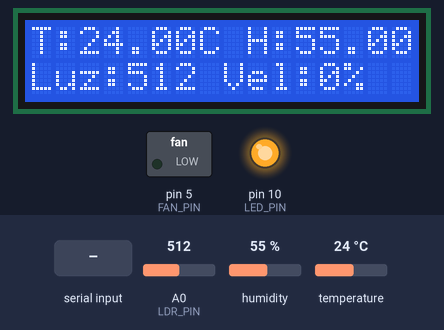
This sketch was run on a simulated Arduino Uno, built with avr-gcc and run on an emulated ATmega328P. On the bench: 16×2 character LCD, switched loads named in the sketch (green lamp = pin HIGH), output pins drawn as LEDs (lit = HIGH). The inputs (shaded band) are chosen by the test bench; at power-on: A0 (LDR_PIN) = 512, humidity 55 %, temperature 24 °C. What the sketch prints to the serial monitor is not drawn.

Above: at 3.2 s.
3.3 s: "SET TEMP\n" received over Serial
At 4.5 s:
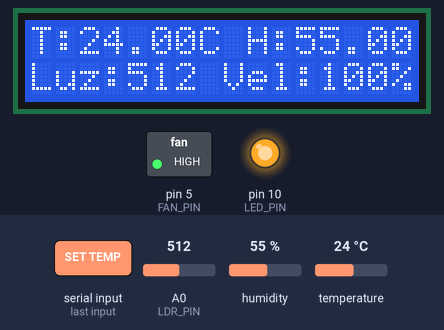
9.4 s: "SYSTEM OFF\n" received over Serial
At 10.1 s:
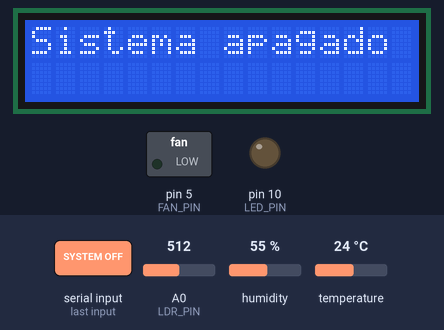
15.5 s: "SET TEMP\n" received over Serial
21.6 s: "SET HUM\n" received over Serial
33.8 s: "90,45\n" received over Serial
39.9 s: "30,150\n" received over Serial
Timing chart, 0 to 42.9 s (numbered marks = the images above; inputs shaded):
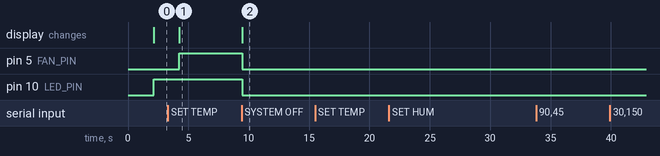

The sketch:

Estacion_Meteorologica.ino
```cpp
#include <Wire.h>
#include <LiquidCrystal_I2C.h>
#include <DHT.h>

// Configuración del LCD con I2C (Dirección del LCD, columnas, filas)
LiquidCrystal_I2C lcd(0x27, 16, 2);

// Definiciones para el sensor DHT11
#define DHTPIN 2  // Pin de datos del DHT11
#define DHTTYPE DHT11
DHT dht(DHTPIN, DHTTYPE);

// Definiciones para el LDR
#define LDR_PIN A0 // Pin analógico donde está conectado el LDR

// Definiciones para el ventilador y LED
#define FAN_PIN 5  // Pin PWM para el ventilador
#define LED_PIN 10   // Pin para el LED indicador

// Umbrales de temperatura y humedad
float tempThreshold = 25.0;  // Umbral de temperatura en °C
float humThreshold = 60.0;   // Umbral de humedad en %

bool systemOn = true;  // Estado del sistema

void setup() {

  // Inicializar comunicación serial
  Serial.begin(9600);

  // Inicializar el LCD
  lcd.init();
  lcd.backlight();

  // Inicializar el DHT11
  dht.begin();

  // Configurar pines
  pinMode(LDR_PIN, INPUT);
  pinMode(FAN_PIN, OUTPUT);
  pinMode(LED_PIN, OUTPUT);

  // Mensaje inicial en el LCD
  lcd.setCursor(0, 0);
  lcd.print("Estacion Meteo");
  lcd.setCursor(0, 1);
  lcd.print("Iniciando...");
  delay(2000);
}

void loop() {
  if (systemOn) {
    // Leer datos del DHT11
    float temperature = dht.readTemperature();
    float humidity = dht.readHumidity();

    // Verificar si la lectura es válida
    if (isnan(temperature) || isnan(humidity)) {
      lcd.clear();
      lcd.setCursor(0, 0);
      lcd.print("Error sensor DHT");
      Serial.println("Error: No se puede leer el sensor DHT11.");
    } else {
      // Leer el valor del LDR (luminosidad)
      int lightLevel = analogRead(LDR_PIN);

      // Convertir temperatura y humedad a cadenas con dos decimales
      char tempBuffer[7];  // Para almacenar "XX.XX"
      char humBuffer[7];   // Para almacenar "XX.XX"
      dtostrf(temperature, 5, 2, tempBuffer);  // Formato de 5 caracteres en total, 2 decimales
      dtostrf(humidity, 5, 2, humBuffer);      // Formato de 5 caracteres en total, 2 decimales

      // Mostrar temperatura y humedad en la primera línea con formato XX.XX
      lcd.clear();
      lcd.setCursor(0, 0);
      lcd.print("T:");
      lcd.print(tempBuffer);
      lcd.print("C H:");
      lcd.print(humBuffer);
      lcd.print("%");

      // Ajuste proporcional de la velocidad del ventilador
      int fanSpeed = 0;  // Velocidad del ventilador (0 - 255)

      // Comprobar si la temperatura o humedad superan los umbrales
      if (temperature > tempThreshold) {
        // Calcular la diferencia de temperatura y ajustar la velocidad proporcionalmente
        fanSpeed = map(temperature, tempThreshold, tempThreshold + 10, 0, 255); // Incrementa la velocidad si se excede el umbral
        if (fanSpeed > 255) fanSpeed = 255;  // Limitar a 255
      }

      if (humidity > humThreshold) {
        // Calcular la diferencia de humedad y ajustar la velocidad proporcionalmente
        int humFanSpeed = map(humidity, humThreshold, humThreshold + 20, 0, 255);  // Ajuste de velocidad para la humedad
        if (humFanSpeed > 255) humFanSpeed = 255;  // Limitar a 255

        // Elige el valor más alto entre la temperatura y la humedad
        if (humFanSpeed > fanSpeed) {
          fanSpeed = humFanSpeed;
        }
      }

      // Aplicar la velocidad al ventilador
      analogWrite(FAN_PIN, fanSpeed);

      // Mostrar luminosidad y velocidad del ventilador en la segunda línea
      lcd.setCursor(0, 1);
      lcd.print("Luz:");
      lcd.print(lightLevel);
      lcd.print(" Vel:");
      lcd.print(map(fanSpeed, 0, 255, 0, 100));  // Convertir a porcentaje (0 - 100%)
      lcd.print("%");

      // Enviar los datos por UART a la computadora
      Serial.print("T:");
      Serial.print(temperature);
      Serial.print(" H:");
      Serial.print(humidity);
      Serial.print(" L:");
      Serial.print(lightLevel);
      Serial.println("\r");
      //Serial.print(" FanSpeed: ");
      //Serial.println(fanSpeed);

      // Indicar que el sistema está encendido
      digitalWrite(LED_PIN, HIGH);
    }

    // Esperar 1 segundo antes de la siguiente lectura
    delay(1000);
  } else {
    // Si el sistema está apagado
    lcd.clear();
    lcd.setCursor(0, 0);
    lcd.print("Sistema apagado");

    // Apagar ventilador y LED
    analogWrite(FAN_PIN, 0);
    digitalWrite(LED_PIN, LOW);
  }

  // Comprobar si llegan comandos por UART
  if (Serial.available() > 0) {
    String command = Serial.readStringUntil('\n');  // Leer hasta nueva línea

    // Limpiar cualquier salto de línea o retorno de carro extra
    command.trim();

    // Comandos para encender/apagar el sistema
    if (command == "SYSTEM ON") {
      systemOn = true;
      Serial.println("Sistema encendido");
    } else if (command == "SYSTEM OFF") {
      systemOn = false;
      Serial.println("Sistema apagado");
    }

    // Comandos para ajustar umbrales
    if (command.startsWith("SET TEMP")) {
      float newTempThreshold = command.substring(9).toFloat();
      if (newTempThreshold >= 0 && newTempThreshold <= 50) {  //solo lo ajusta si son valores con sentido
        tempThreshold = newTempThreshold;
        Serial.print("Nuevo umbral de temperatura: ");
        Serial.println(tempThreshold);
      }
    }

    if (command.startsWith("SET HUM")) {
      float newHumThreshold = command.substring(8).toFloat();
      if (newHumThreshold >= 0 && newHumThreshold <= 100) {   //solo lo ajusta si va de 0 a 100 porciento
        humThreshold = newHumThreshold;
        Serial.print("Nuevo umbral de humedad: ");
        Serial.println(humThreshold);
      }
    }
  }
}
```

Measured:
- after the input at 3.3 s, pin 5 (FAN_PIN): LOW → HIGH after 0.93 s; the display: changes after 0.94 s (image 1)
- after the input at 9.4 s, pin 5 (FAN_PIN), pin 10 (LED_PIN): HIGH → LOW after 0.06 s; the display: changes after 0.06 s (image 2)
- after the input at 15.5 s, every drawn part: stays the same
- after the input at 21.6 s, every drawn part: stays the same
- after the input at 33.8 s, every drawn part: stays the same
- after the input at 39.9 s, every drawn part: stays the same
